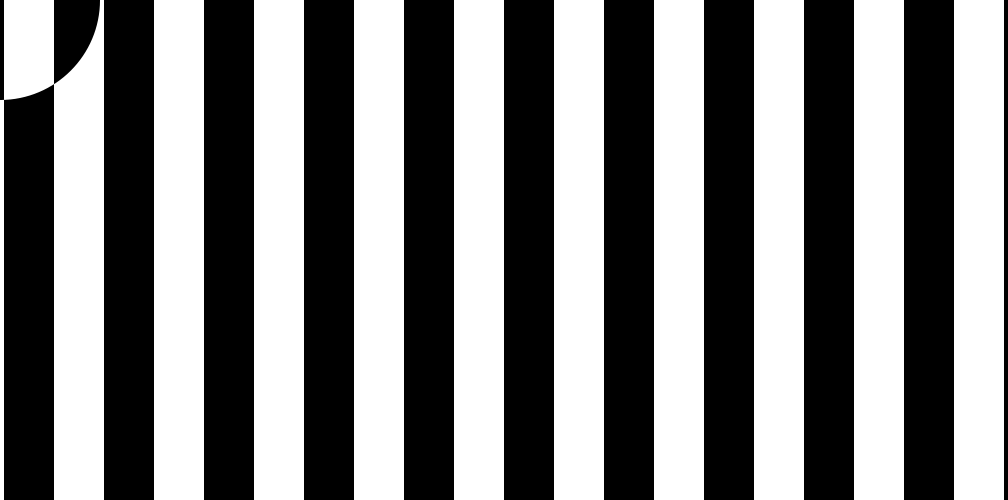
Frame 1 (no input)
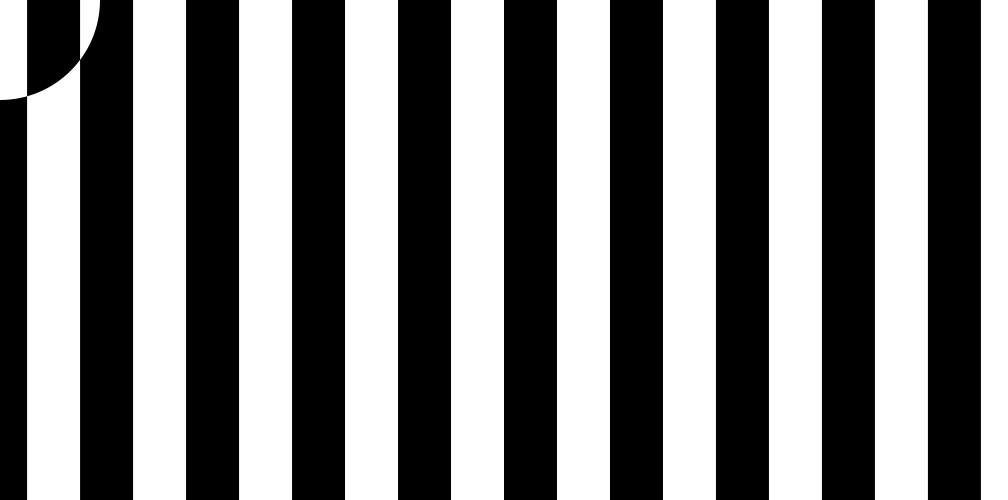
Frame 60 (the mouse pressed at the canvas centre just before this capture)
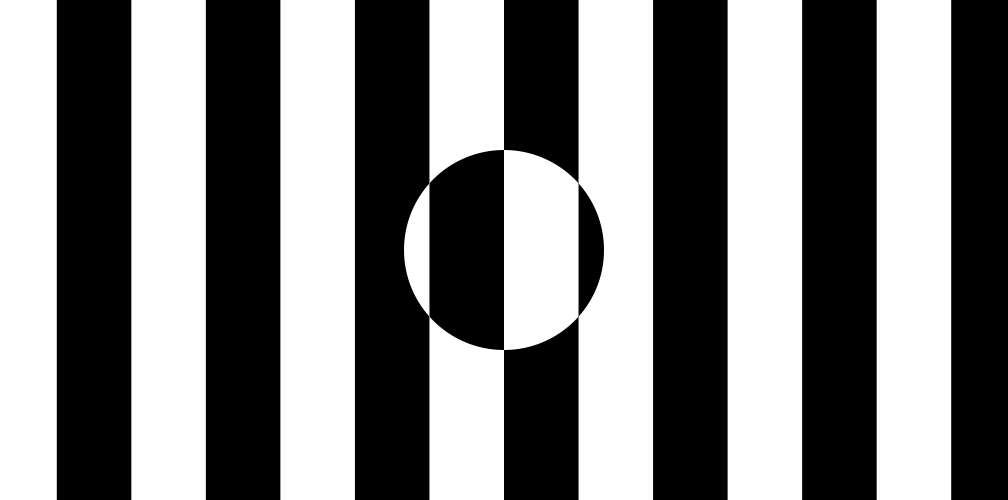
Frame 120 (the mouse held since frame 60 and released just before this capture)

The Processing sketch that drew these frames (run headless with seeded random() and noise(); from frame 60 on, the mouse is pressed at the canvas centre):

// Processing sketch: stripes_expand
// ── stripes_expand.pde

int WHITE = 255;
int BLACK = 0;
int fill_color = BLACK;
float time = 0;
float duration = 500;
float min = 50;
float max = 505;
float start = min;
float change = max - min;
float midway;
PGraphics pg;

public void setup() {
  size(1008, 500);
  midway = (float)width / 2;
  background(WHITE);
  noStroke();
  fill_color = BLACK;
  fill(fill_color);
  pg = createGraphics(width, height);
}


public void draw() {
  background(WHITE);
  float stripe_width =  easeInOut(time, start, change, duration);
  drawStripes(stripe_width);
  if (stripe_width > max) {
    time = 0;
    change *= -1;
    start = max;
  } else if (stripe_width < min) {
    time = 0;
    change *= -1;
    start = min;
  } else {
    time++;
  }

  pg.beginDraw();
  pg.background(255, 0);
  pg.noStroke();
  pg.fill(255);
  pg.ellipse(mouseX, mouseY, 200, 200);
  pg.endDraw();
  blend(pg, 0, 0, width, height, 0, 0, width, height, DIFFERENCE);
}
public void drawStripes(float stripe_width)
{
  float x1 = midway;
  float x2 = midway - 2*stripe_width;
  while (x1 < width) {
    rect(x1, 0, stripe_width, height);
    rect(x2, 0, stripe_width, height);
    x1 += 2*stripe_width;
    x2 -= 2*stripe_width;
  }
}
public static float easeInOut (float t, float b, float c, float d) {
  if ((t/=d/2) < 1) return c/2*t*t*t + b;
  return c/2*((t-=2)*t*t + 2) + b;
}
